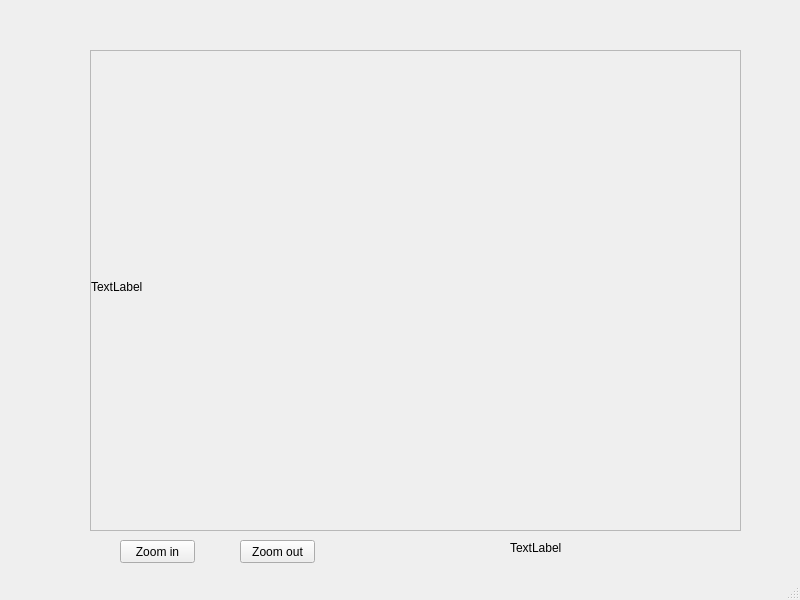
<?xml version="1.0" encoding="UTF-8"?>
<ui version="4.0">
 <class>MainWindow</class>
 <widget class="QMainWindow" name="MainWindow">
  <property name="geometry">
   <rect>
    <x>0</x>
    <y>0</y>
    <width>800</width>
    <height>600</height>
   </rect>
  </property>
  <property name="windowTitle">
   <string>MainWindow</string>
  </property>
  <widget class="QWidget" name="centralwidget">
   <widget class="QWidget" name="verticalLayoutWidget">
    <property name="geometry">
     <rect>
      <x>90</x>
      <y>50</y>
      <width>651</width>
      <height>481</height>
     </rect>
    </property>
    <layout class="QVBoxLayout" name="verticalLayout">
     <item>
      <widget class="QScrollArea" name="scrollArea">
       <property name="widgetResizable">
        <bool>true</bool>
       </property>
       <widget class="QWidget" name="scrollAreaWidgetContents">
        <property name="geometry">
         <rect>
          <x>0</x>
          <y>0</y>
          <width>647</width>
          <height>477</height>
         </rect>
        </property>
        <widget class="QLabel" name="label">
         <property name="geometry">
          <rect>
           <x>0</x>
           <y>0</y>
           <width>641</width>
           <height>471</height>
          </rect>
         </property>
         <property name="text">
          <string>TextLabel</string>
         </property>
        </widget>
       </widget>
      </widget>
     </item>
    </layout>
   </widget>
   <widget class="QLabel" name="img_shape">
    <property name="geometry">
     <rect>
      <x>510</x>
      <y>540</y>
      <width>231</width>
      <height>16</height>
     </rect>
    </property>
    <property name="text">
     <string>TextLabel</string>
    </property>
   </widget>
   <widget class="QPushButton" name="btn_zoom_in">
    <property name="geometry">
     <rect>
      <x>120</x>
      <y>540</y>
      <width>75</width>
      <height>23</height>
     </rect>
    </property>
    <property name="text">
     <string>Zoom in</string>
    </property>
   </widget>
   <widget class="QPushButton" name="btn_zoom_out">
    <property name="geometry">
     <rect>
      <x>240</x>
      <y>540</y>
      <width>75</width>
      <height>23</height>
     </rect>
    </property>
    <property name="text">
     <string>Zoom out</string>
    </property>
   </widget>
  </widget>
  <widget class="QMenuBar" name="menubar">
   <property name="geometry">
    <rect>
     <x>0</x>
     <y>0</y>
     <width>800</width>
     <height>21</height>
    </rect>
   </property>
  </widget>
  <widget class="QStatusBar" name="statusbar"/>
 </widget>
 <resources/>
 <connections/>
</ui>
